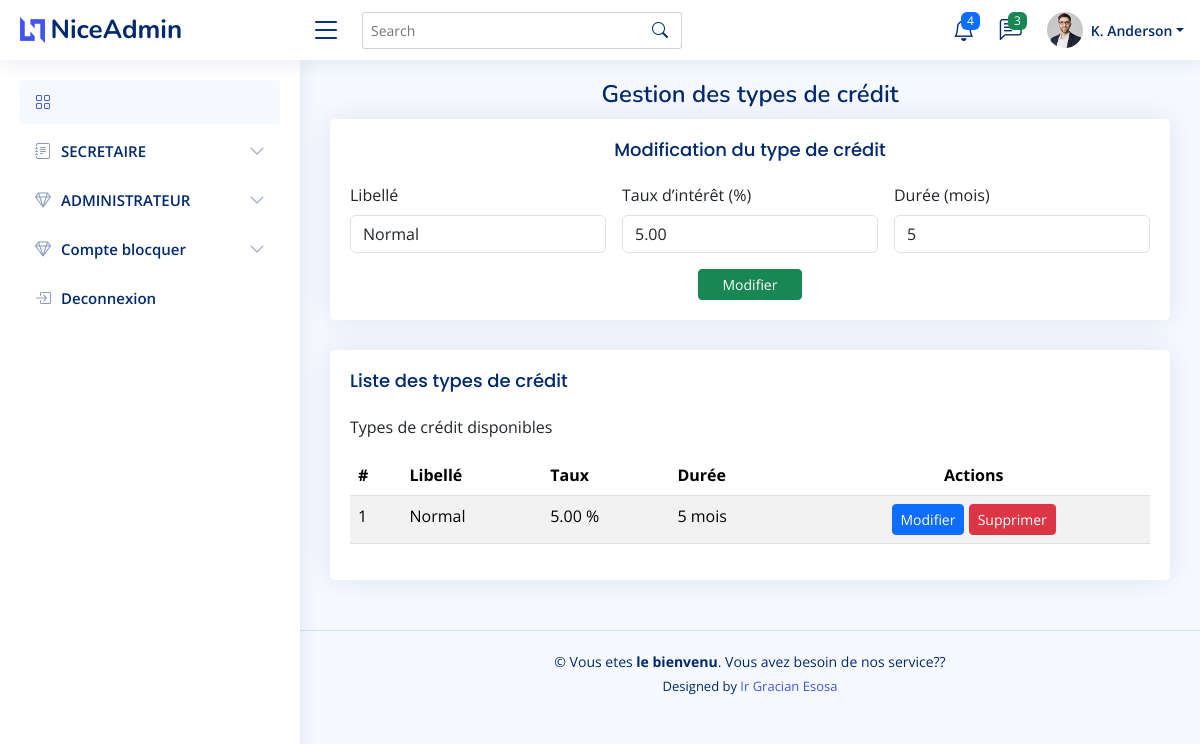
The page /type_credit.php?id=1 on the database its author committed.
### tables this page shows
CREATE TABLE `ttype_credit` (
  `id_type_credit` int(11) NOT NULL,
  `libelle` varchar(50) DEFAULT NULL,
  `taux_interet` decimal(5,2) DEFAULT NULL,
  `duree_mois` int(11) DEFAULT NULL
);

### type_credit.php (the view, shortened to what this page needs)
<?php
require_once("connexion/connexion.php");
$type = null;
if (isset($_GET['id'])) {
    $stmt = $pdo->prepare("SELECT * FROM Ttype_credit WHERE id_type_credit = ?");
    $stmt->execute([$_GET['id']]);
    $type = $stmt->fetch(PDO::FETCH_ASSOC);
}
?>
<!DOCTYPE html>
<html lang="fr">
<head>
</head>
<body>
<main id="main" class="main">
<div class="pagetitle">
    <h1 class="text-center">Gestion des types de crédit</h1>
</div>
<div class="card">
<div class="card-body">
<h5 class="card-title text-center">
    <?= $type ? "Modification du type de crédit" : "Ajout d’un type de crédit" ?>
</h5>
<form class="row g-3" action="traitement/traitementType_credit.php" method="POST">
    <div class="col-md-4">
        <label class="form-label">Libellé</label>
        <input type="text" class="form-control" name="libelle"
               value="<?= $type['libelle'] ?? '' ?>" required>
    </div>
    <div class="col-md-4">
        <label class="form-label">Taux d’intérêt (%)</label>
        <input type="number" class="form-control" name="taux_interet"
               step="0.01" value="<?= $type['taux_interet'] ?? '' ?>" required>
    </div>
    <div class="col-md-4">
        <label class="form-label">Durée (mois)</label>
        <input type="number" class="form-control" name="duree_mois"
               value="<?= $type['duree_mois'] ?? '' ?>" required>
    </div>
    <div class="col-12 text-center">
        <button type="submit" class="btn btn-success btn-sm px-4">
            <?= $type ? "Modifier" : "Ajouter" ?>
        </button>
    </div>
</form>
</div>
</div>
<section class="section mt-4">
<div class="card">
<div class="card-body">
<h5 class="card-title">Liste des types de crédit</h5>
<p>Types de crédit disponibles</p>
<?php
$stmt = $pdo->query("SELECT * FROM Ttype_credit ORDER BY id_type_credit DESC");
?>
<table class="table datatable table-striped">
<thead>
<tr>
    <th>#</th>
    <th>Libellé</th>
    <th>Taux</th>
    <th>Durée</th>
    <th class="text-center">Actions</th>
</tr>
</thead>
<tbody>
<?php $i=1; while ($row = $stmt->fetch(PDO::FETCH_ASSOC)): ?>
<tr>
    <td><?= $i++ ?></td>
    <td><?= htmlspecialchars($row['libelle']) ?></td>
    <td><?= number_format($row['taux_interet'], 2) ?> %</td>
    <td><?= $row['duree_mois'] ?> mois</td>
    <td class="text-center">
        <a href="?id=<?= $row['id_type_credit'] ?>" class="btn btn-primary btn-sm px-2">
            Modifier
        </a>
        <a href="traitement/traitementType_credit.php?action=supprimer_type_credit&id=<?= $row['id_type_credit'] ?>"
           onclick="return confirm('Supprimer ce type de crédit ?')"
           class="btn btn-danger btn-sm px-2">
           Supprimer
        </a>
    </td>
</tr>
<?php endwhile; ?>
</tbody>
</table>
</div>
</div>
</section>
</main>
<?php include "menu/lien.php"; ?>
</body>
</html>

### assets/css/style.css (style rules this page uses)
:root { scroll-behavior: smooth; }
body { font-family: "Open Sans", sans-serif; background: #f6f9ff; color: #444444; }
a { color: #4154f1; text-decoration: none; }
h1, h2, h3, h4, h5, h6 { font-family: "Nunito", sans-serif; }
#main { margin-top: 60px; padding: 20px 30px; transition: all 0.3s; }
.pagetitle { margin-bottom: 10px; }
.pagetitle h1 { font-size: 24px; margin-bottom: 0; font-weight: 600; color: #012970; }
.card { margin-bottom: 30px; border: none; border-radius: 5px; box-shadow: 0px 0 30px rgba(1, 41, 112, 0.1); }
.card-title { padding: 20px 0 15px 0; font-size: 18px; font-weight: 500; color: #012970; font-family: "Poppins", sans-serif; }
.card-body { padding: 0 20px 20px 20px; }
@media (min-width: 1200px) { #main, #footer { margin-left: 300px; } }

### rows shown on the page
ttype_credit: libelle "Normal", taux_interet "5.00", duree_mois "5"
